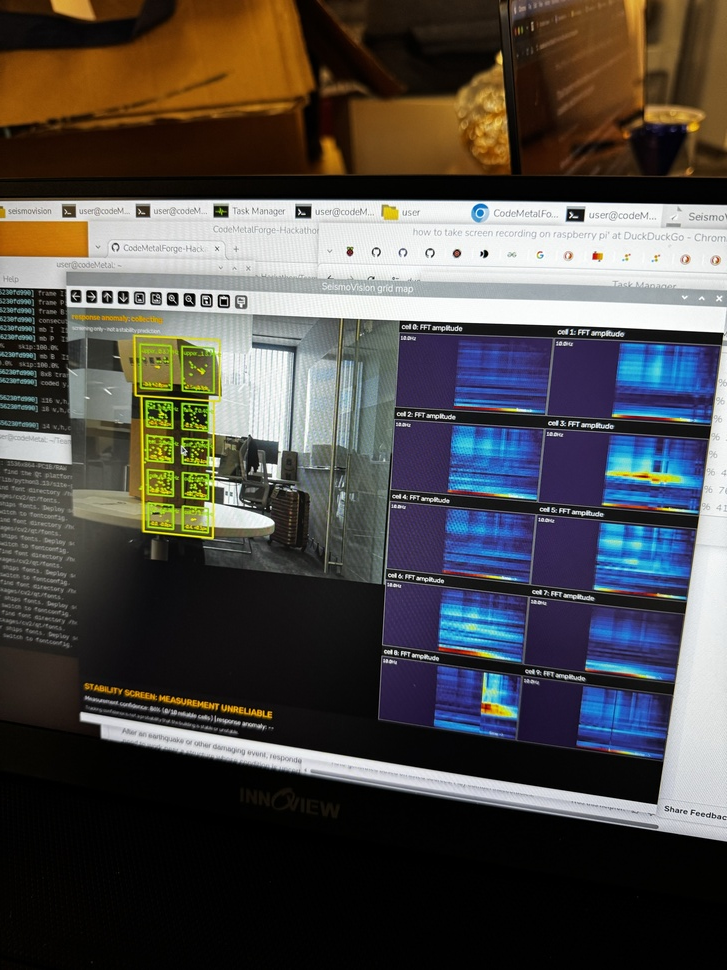
#> input picture documentation/IMG_2336.jpg, 727 x 970 px, shrunk from 1800 x 2400 before the run
$ python -i cardboard.py   (imports and definitions only)
#> lines starting #> are read from the running program, lines starting #| are printed output that depends on the picture; after the words box and inside, x2 and y2 are one past the last pixel; in counts of white or black regions, pixels touching at a corner belong together
#> further down, picture is the input picture: shape (970, 727, 3); mean B, G, R 73.5, 75.5, 78.2
"""Fast, single-target cardboard segmentation for the tabletop demo."""

from dataclasses import dataclass
from typing import Optional

import cv2
import numpy as np


@dataclass(frozen=True)
class CardboardResult:
    mask: np.ndarray
    outline: Optional[np.ndarray]
    area_fraction: float


class CardboardDetector:
    """Finds the dominant central cardboard structure; it is not a general object model."""

    def __init__(self, minimum_area_fraction: float = 0.025):
        self.minimum_area_fraction = minimum_area_fraction
        self._clahe = cv2.createCLAHE(clipLimit=2.0, tileGridSize=(8, 8))

    def detect(self, frame: np.ndarray) -> CardboardResult:
        # Normalising luminance keeps the brown-cardboard range useful in dim indoor scenes.
        lab = cv2.cvtColor(frame, cv2.COLOR_BGR2LAB)
#> lab: shape (970, 727, 3); mean of channels 0, 1, 2 79.5, 131.3, 129.5
        lab[:, :, 0] = self._clahe.apply(lab[:, :, 0])
#> lab: shape (970, 727, 3); mean of channels 0, 1, 2 88.7, 131.3, 129.5
        hsv = cv2.cvtColor(cv2.cvtColor(lab, cv2.COLOR_LAB2BGR), cv2.COLOR_BGR2HSV)
#> hsv: shape (970, 727, 3); mean H, S, V 60.1, 70.9, 100.6
        mask = cv2.inRange(hsv, (4, 35, 35), (35, 255, 255))
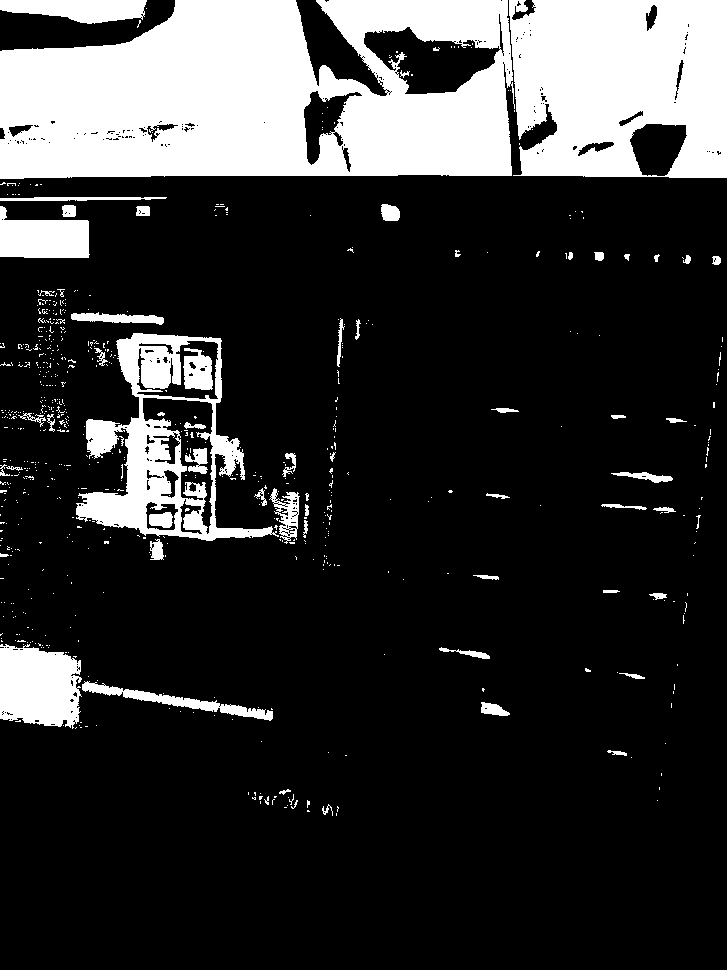
#> mask: shape (970, 727); 20.1% white; 665 white regions (602 under 20 px), largest, box (x1, y1, x2, y2) and area: (0, 0, 515, 179) 71540, (509, 0, 727, 178) 33758, (76, 333, 279, 541) 13880

        # Join the tower's cardboard panels across small seams and black tape gaps.
        side = max(9, min(41, (min(frame.shape[:2]) // 12) | 1))
        joined = cv2.morphologyEx(mask, cv2.MORPH_CLOSE, np.ones((side, side), np.uint8))
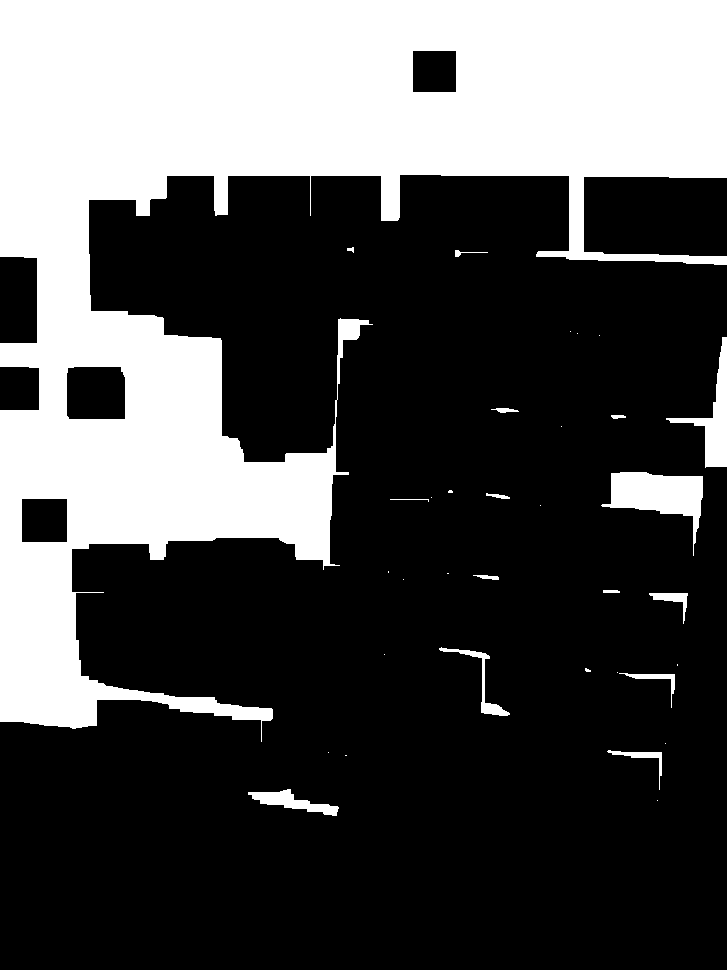
#> joined: shape (970, 727); 31.5% white; 34 white regions (18 under 20 px), largest, box (x1, y1, x2, y2) and area: (0, 0, 727, 742) 213152, (601, 472, 703, 556) 3583, (666, 337, 727, 468) 2076
        joined = cv2.morphologyEx(joined, cv2.MORPH_OPEN, np.ones((5, 5), np.uint8))
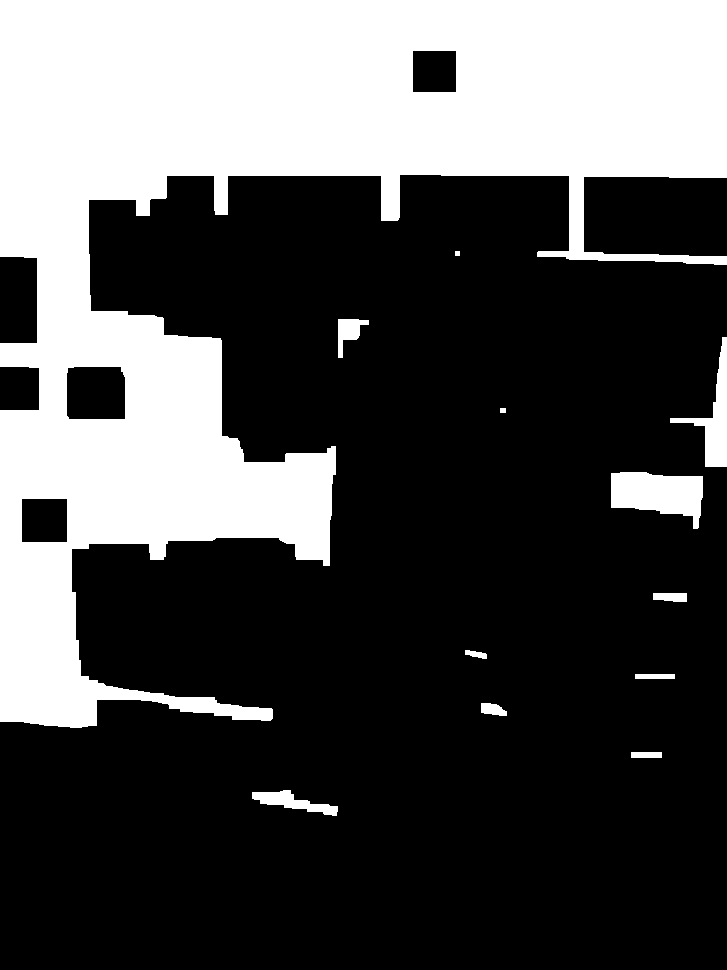
#> joined: shape (970, 727); 31.3% white; 12 white regions
        contours, _ = cv2.findContours(joined, cv2.RETR_EXTERNAL, cv2.CHAIN_APPROX_SIMPLE)
#> contours = 12 contours, 1 with area under 20; largest, box (x1, y1, x2, y2) and area: (0, 0, 727, 728) 216510, (611, 472, 703, 529) 3355, (670, 337, 727, 467) 1885, (252, 790, 338, 816) 844, (338, 319, 369, 358) 523
        image_area = float(frame.shape[0] * frame.shape[1])
        image_center = np.array([frame.shape[1] / 2.0, frame.shape[0] / 2.0])

        best: Optional[np.ndarray] = None
        best_score = 0.0
        for contour in contours:
            area = cv2.contourArea(contour)
            if area < image_area * self.minimum_area_fraction:
                continue
            moments = cv2.moments(contour)
            if moments["m00"] == 0:
                continue
            center = np.array([moments["m10"] / moments["m00"], moments["m01"] / moments["m00"]])
            normalized_distance = np.linalg.norm(center - image_center) / np.linalg.norm(image_center)
            score = area * (2.0 - min(1.0, normalized_distance))
            if score > best_score:
                best, best_score = contour, score
#> this loop made 12 passes
#> (area, center, normalized_distance, score, best_score) on pass 12: (216510.5, [267.6, 235], 0.442, 337364.6, 337364.6)
#> after the loop, best = contour of 294 points, box (x1, y1, x2, y2) (0, 0, 727, 728), area 216510; best_score = 337364.6

        selected = np.zeros(mask.shape, dtype=np.uint8)
        if best is None:
            return CardboardResult(selected, None, 0.0)
        cv2.drawContours(selected, [best], -1, 255, thickness=cv2.FILLED)
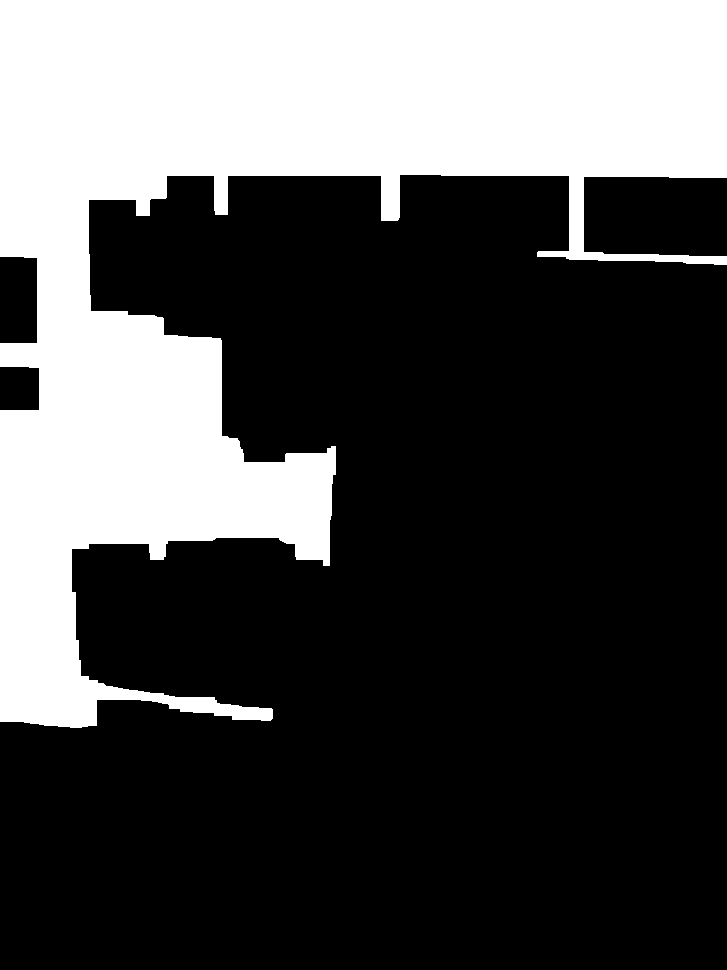
#> selected: shape (970, 727); 31% white; 1 white region, box (x1, y1, x2, y2) and area: (0, 0, 727, 728) 218869
        hull = cv2.convexHull(best)
#> hull = [[726, 0], [726, 264], [270, 720], [81, 727], [70, 727], [44, 725], [0, 721], [0, 0]]
        perimeter = cv2.arcLength(hull, True)
#> perimeter = 2626.3
        outline = cv2.approxPolyDP(hull, 0.02 * perimeter, True)
#> outline = [[726, 0], [726, 264], [270, 720], [0, 721], [0, 0]]
        return CardboardResult(selected, outline, cv2.contourArea(best) / image_area)


# [11 lines left out: function draw_cardboard_outline, not called in this run]

>>> import cv2
>>> picture = cv2.imread('../../../documentation/IMG_2336.jpg')
>>> result = CardboardDetector().detect(picture)

$ run again, on documentation/IMG_2337.jpg
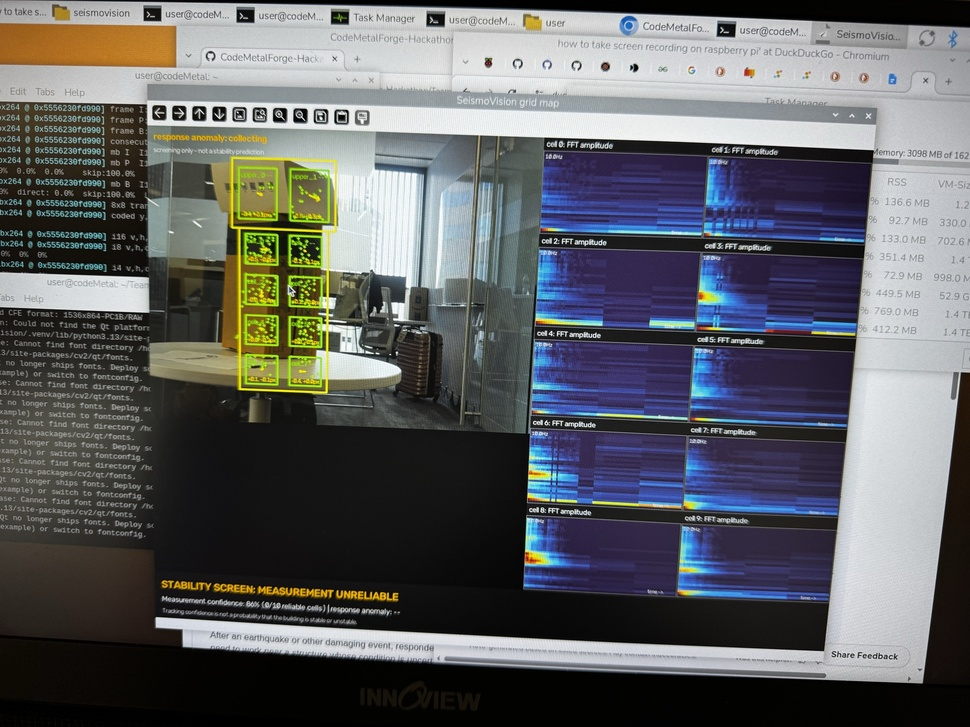
#> input picture documentation/IMG_2337.jpg, 970 x 727 px, shrunk from 2400 x 1800 before the run
#> picture is the input picture: shape (727, 970, 3); mean B, G, R 98.4, 96.1, 94.3
#> hsv: shape (727, 970, 3); mean H, S, V 67.6, 53.1, 111.9
#> in detect, `mask = cv2.inRange(hsv, (4, 35, 35), (35, 255, 255))`:
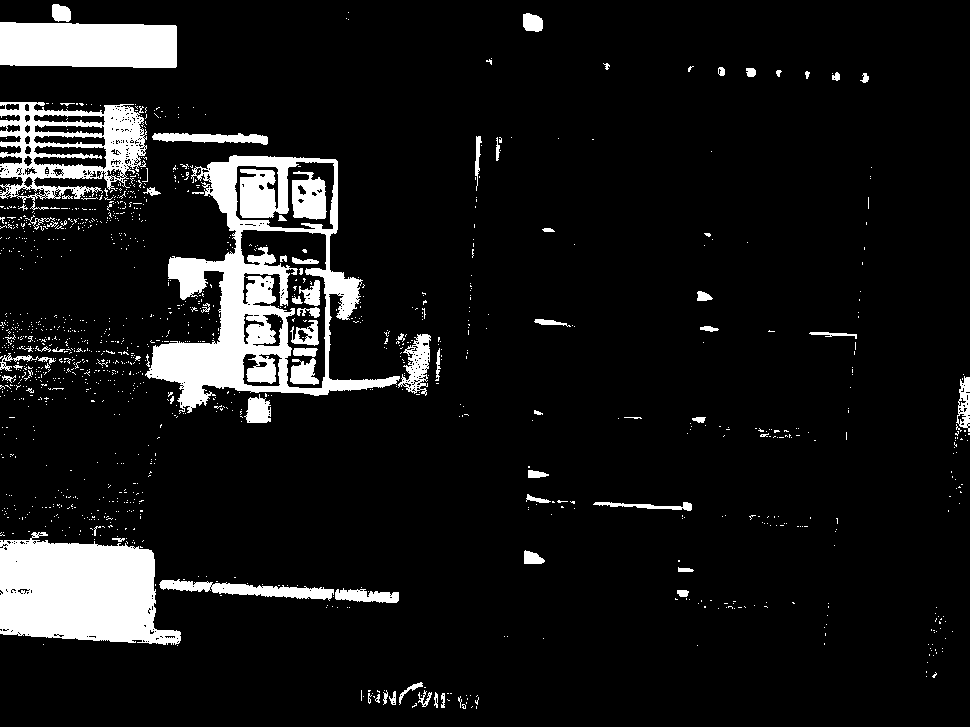
#> mask: shape (727, 970); 9.3% white; 1282 white regions (1204 under 20 px), largest, box (x1, y1, x2, y2) and area: (145, 155, 400, 414) 20671, (0, 532, 181, 645) 14982, (0, 22, 177, 68) 7627
#> contours = 21 contours, 1 with area under 20; largest, box (x1, y1, x2, y2) and area: (0, 0, 468, 645) 145882, (361, 683, 478, 727) 2888, (949, 374, 970, 504) 1796, (524, 470, 612, 564) 1782, (690, 417, 847, 440) 1286
#> the loop in detect, `for contour in contours:` made 21 passes
#> (area, center, normalized_distance, score, best_score) on pass 21: (145882, [150.7, 318.1], 0.557, 210565.3, 210565.3)
#> after the loop in detect, `for contour in contours:`: best = contour of 261 points, box (x1, y1, x2, y2) (0, 0, 468, 645), area 145882; best_score = 210565.3
#> in detect, `cv2.drawContours(selected, [best], -1, 255, thickness=cv2.FILLED)`:
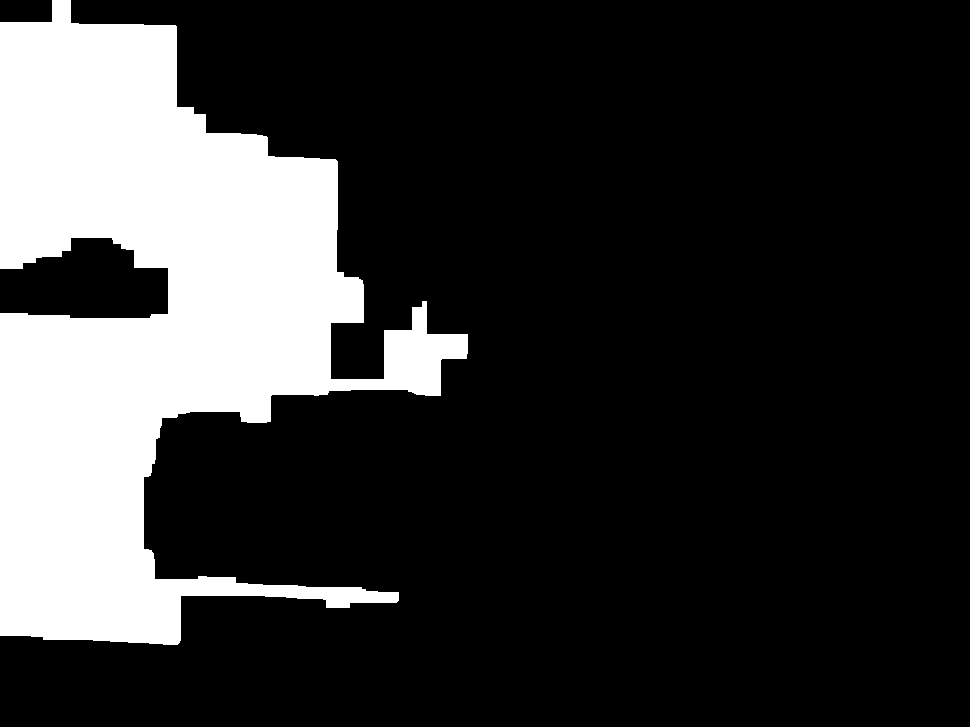
#> selected: shape (727, 970); 20.9% white; 1 white region, box (x1, y1, x2, y2) and area: (0, 0, 468, 645) 147541
#> hull = contour of 15 points, box (x1, y1, x2, y2) (0, 0, 468, 645), area 234854
#> perimeter = 1901.9
#> outline = [[0, 22], [175, 25], [467, 334], [396, 602], [0, 635]]

$ run again, on documentation/IMG_2339.jpg
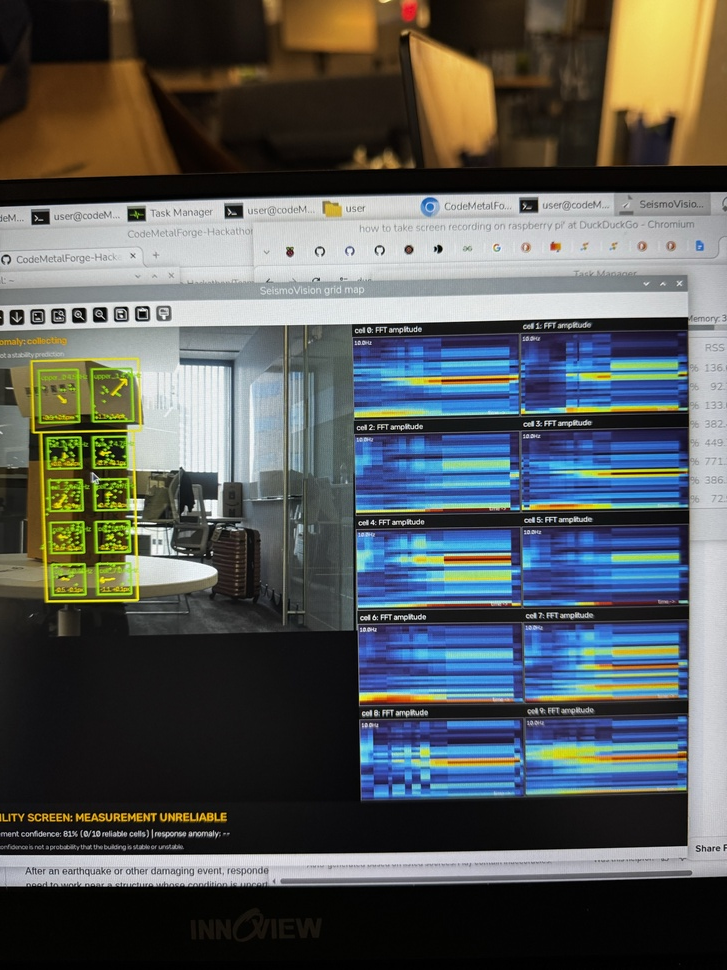
#> input picture documentation/IMG_2339.jpg, 727 x 970 px, shrunk from 1800 x 2400 before the run
#> picture is the input picture: shape (970, 727, 3); mean B, G, R 89.9, 90.6, 86.8
#> hsv: shape (970, 727, 3); mean H, S, V 64.6, 72.1, 113.3
#> in detect, `mask = cv2.inRange(hsv, (4, 35, 35), (35, 255, 255))`:
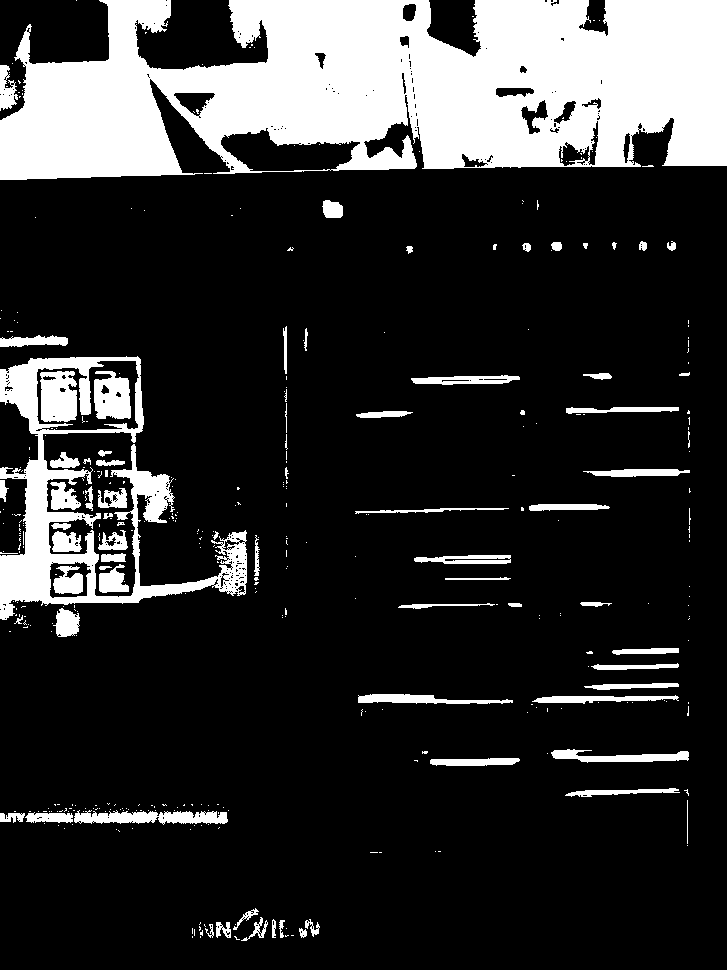
#> mask: shape (970, 727); 19.2% white; 388 white regions (311 under 20 px), largest, box (x1, y1, x2, y2) and area: (0, 0, 727, 180) 96444, (0, 356, 247, 620) 15921, (40, 371, 77, 422) 1638
#> contours = 18 contours, 1 with area under 20; largest, box (x1, y1, x2, y2) and area: (0, 0, 727, 251) 115956, (0, 312, 288, 637) 45092, (506, 648, 689, 797) 11192, (0, 804, 228, 829) 4176, (416, 555, 511, 606) 3414
#> the loop in detect, `for contour in contours:` made 18 passes
#> (area, center, normalized_distance, score, best_score) on passes 16, 18: (45092.5, [95.11, 494.5], 0.443, 70204.9, 70204.9), (115955.5, [380.4, 95.05], 0.644, 157237.3, 157237.3)
#> after the loop in detect, `for contour in contours:`: best = contour of 122 points, box (x1, y1, x2, y2) (0, 0, 727, 251), area 115956; best_score = 157237.3
#> in detect, `cv2.drawContours(selected, [best], -1, 255, thickness=cv2.FILLED)`:
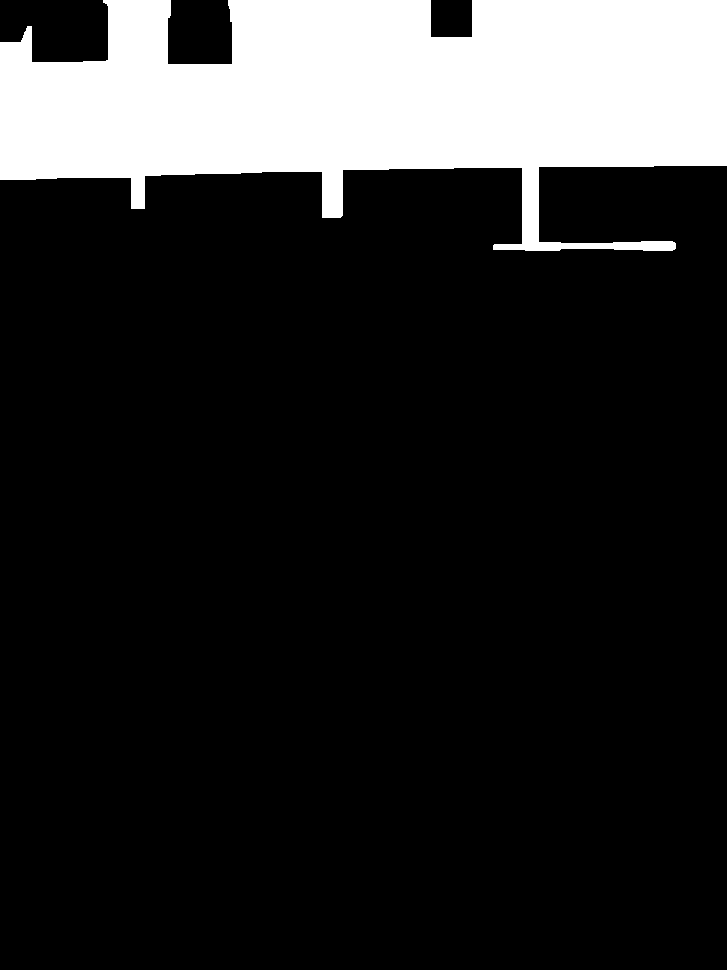
#> selected: shape (970, 727); 16.6% white; 1 white region, box (x1, y1, x2, y2) and area: (0, 0, 727, 251) 117313
#> hull = contour of 12 points, box (x1, y1, x2, y2) (0, 0, 727, 251), area 162172
#> perimeter = 1815.3
#> outline = [[726, 0], [672, 250], [0, 179], [0, 42], [103, 0]]
